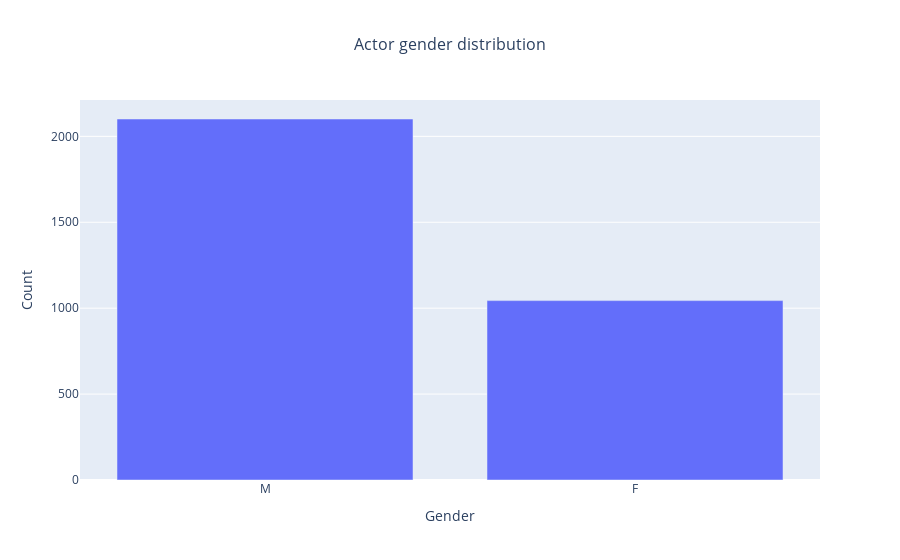
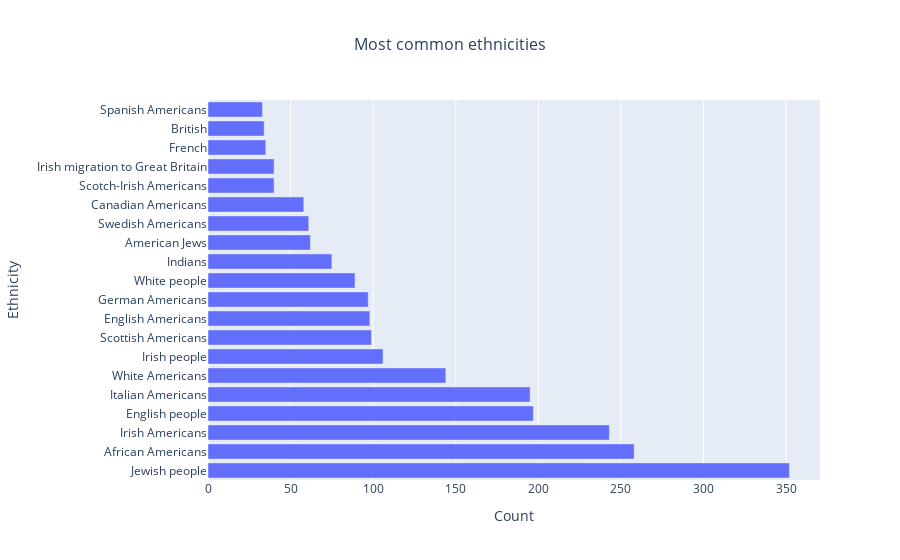

The notebook cell these images were saved under, in order:
### Code cell
import pandas as pd
import plotly.express as px
import plotly.graph_objects as go

def count_plots(
    data,
    columns,
    titles,
    labels,
    cutoffs=None,
    horizontal=True,
    transforms=None,
    hue=None,
    axes=None,
):
    if axes is None:
        axes = []

    if not isinstance(cutoffs, list):
        cutoffs = [cutoffs] * len(columns)

    if not isinstance(transforms, list):
        transforms = [transforms] * len(columns)

    if not isinstance(horizontal, list):
        horizontal = [horizontal] * len(columns)

    for i, col in enumerate(columns):
        transform = transforms[i]
        if transform:
            col_data = transform(data[col])
            data_copy = pd.merge(
                col_data, data, left_index=True, right_index=True, suffixes=("_x", "")
            )
            col = f"{col}_x"
        else:
            data_copy = data

        col_counts = data_copy[col].value_counts().reset_index()
        col_counts.columns = [col, 'count']

        cutoff = cutoffs[i]
        if cutoff:
            col_counts = col_counts[:cutoff]

        fig = None
        if horizontal[i]:
            fig = px.bar(
                col_counts,
                y=col,
                x='count',
                orientation="h",
                title=titles[i],
                labels={col: labels[i], 'count': 'Count'},  
            )

        else:
            fig = px.bar(
                col_counts,
                x=col,
                y='count', 
                title=titles[i],
                labels={col: labels[i], 'count': 'Count'},
                
            )
        #uncomment for the 2nd plot, comment for 1st plot. opposite for the other update layout
        #fig.update_layout(title_font_size=16,title_x=0.5,
        #height=len(col_counts) * 10 + 100, 
        #yaxis=dict(tickmode="linear", tickfont=dict(size=10)),
        #margin=dict(l=120, r=10, t=50, b=50)  )
        fig.update_layout(title_font_size=16, title_x=0.5)
        axes.append(fig)
   

    return axes

def count_actors(
    actors,
    hue=None,
    axes=None,
):
    columns = ["actor_gender", "actor_ethnicity_label"]
    titles = ["Actor gender distribution", "Most common ethnicities"]
    labels = ["Gender", "Ethnicity"]
    cutoffs = [None, 20]
    horizontal = [False, True]

    return count_plots(
        actors,
        columns,
        titles,
        labels,
        cutoffs,
        horizontal=horizontal,
        hue=hue,
        axes=axes,
    )


figures = count_actors(lead_actors_data_on_subset_movie)
for fig in figures:
     fig.show()

#figures[1].write_html("actor_ethnicity.html")
figures[0].write_html("actor_gender.html")

#c'est normal que le graphe 1 soit casser quand on plot le graphe 2 avec tous les noms des ethnies tkt

### Figure 1 — Plotly figure (JSON) as saved in the notebook; plotly's stock layout.template omitted (floating-point values rounded to 4 significant figures)
{"data": [{"alignmentgroup": "True", "hovertemplate": "Gender=%{x}<br>Count=%{y}<extra></extra>", "legendgroup": "", "marker": {"color": "#636efa", "pattern": {"shape": ""}}, "name": "", "offsetgroup": "", "orientation": "v", "showlegend": false, "textposition": "auto", "type": "bar", "x": ["M", "F"], "xaxis": "x", "y": [2101, 1044], "yaxis": "y"}], "layout": {"barmode": "relative", "legend": {"tracegroupgap": 0}, "title": {"font": {"size": 16}, "text": "Actor gender distribution", "x": 0.5}, "xaxis": {"anchor": "y", "domain": [0, 1], "title": {"text": "Gender"}}, "yaxis": {"anchor": "x", "domain": [0, 1], "title": {"text": "Count"}}}}

### Figure 2 — Plotly figure (JSON) as saved in the notebook; plotly's stock layout.template omitted (floating-point values rounded to 4 significant figures)
{"data": [{"alignmentgroup": "True", "hovertemplate": "Count=%{x}<br>Ethnicity=%{y}<extra></extra>", "legendgroup": "", "marker": {"color": "#636efa", "pattern": {"shape": ""}}, "name": "", "offsetgroup": "", "orientation": "h", "showlegend": false, "textposition": "auto", "type": "bar", "x": [352, 258, 243, 197, 195, 144, 106, 99, 98, 97, 89, 75, 62, 61, 58, 40, 40, 35, 34, 33], "xaxis": "x", "y": ["Jewish people", "African Americans", "Irish Americans", "English people", "Italian Americans", "White Americans", "Irish people", "Scottish Americans", "English Americans", "German Americans", "White people", "Indians", "American Jews", "Swedish Americans", "Canadian Americans", "Scotch-Irish Americans", "Irish migration to Great Britain", "French", "British", "Spanish Americans"], "yaxis": "y"}], "layout": {"barmode": "relative", "legend": {"tracegroupgap": 0}, "title": {"font": {"size": 16}, "text": "Most common ethnicities", "x": 0.5}, "xaxis": {"anchor": "y", "domain": [0, 1], "title": {"text": "Count"}}, "yaxis": {"anchor": "x", "domain": [0, 1], "title": {"text": "Ethnicity"}}}}
